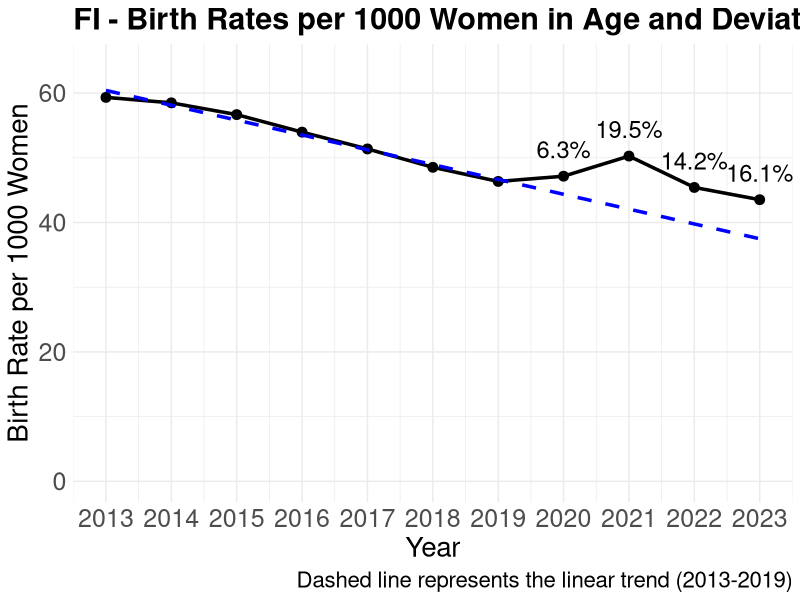

Write R code to recreate this figure.
library(ggplot2)
library(readr)
library(dplyr)

# Reads the CSV files
births_data <- read_csv('data/fi/births_by_year.csv')
women_data <- read_csv('data/fi/women_in_age_by_year.csv')

# Calculates the birth rate per 1000 women for each year
data <- births_data %>%
  inner_join(women_data, by = c("year" = "Year")) %>%
  mutate(birth_rate = (births / Total) * 1000)

# Fits a linear model to birth rates from 2013 to 2019
fit <- lm(birth_rate ~ year, data = data[data$year <= 2019,])

# Predicts birth rates for the years 2020 to 2023
data$predicted_rate <- predict(fit, newdata = data)

# Calculates the percentage deviation for the years 2020 to 2023
data$deviation <- with(data, 100 * (birth_rate - predicted_rate) / predicted_rate)

# Creates plot
ggplot(data, aes(x = year, y = birth_rate)) +
  geom_line(size = 1.2) +
  geom_point(size = 3) +
  geom_line(aes(y = predicted_rate), linetype = "dashed", color = "blue", size = 1.2) +
  geom_text(aes(label = ifelse(year >= 2020, paste0(round(deviation, 1), "%"), "")),
            vjust = -1, size = 6) +
  labs(title = "FI - Birth Rates per 1000 Women in Age and Deviation from Linear Trend (2013-2019)",
       x = "Year",
       y = "Birth Rate per 1000 Women",
       caption = "Dashed line represents the linear trend (2013-2019)") +
  theme_minimal() +
  ylim(0, max(data$birth_rate, na.rm = TRUE) + 5) +
  scale_x_continuous(breaks = 2013:2023) +
  theme(
    text = element_text(size = 18),
    plot.title = element_text(size = 22, face = "bold"),
    axis.title = element_text(size = 20),
    axis.text = element_text(size = 18),
    legend.title = element_text(size = 20),
    legend.text = element_text(size = 18),
    plot.caption = element_text(size = 16)
  )
